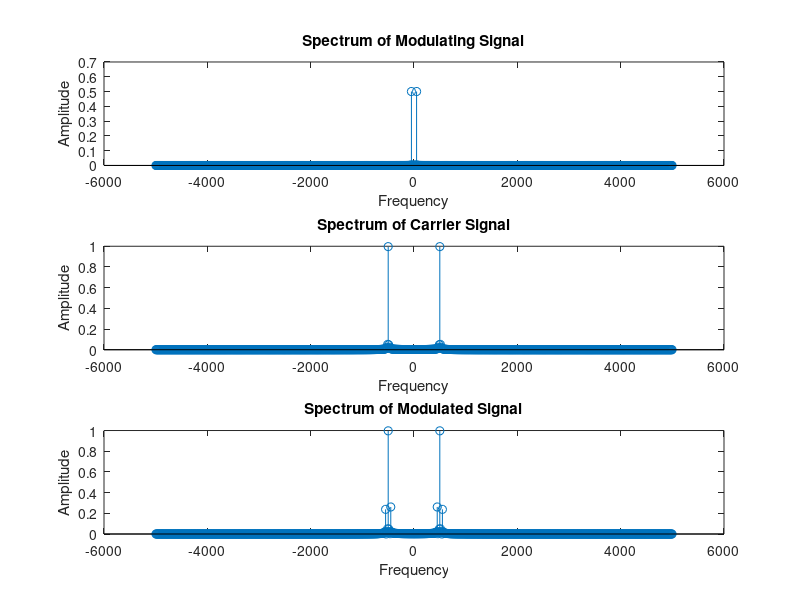

Here is the MATLAB script that generated this plot:
clc;
clear all;
close all;
fs=10000;
Am=1;
fm=50;
fc=500;
t=0:(1/fs):(5/fm);
s=Am*cos(2*pi*fm.*t);
Z=abs(fft(s));
l=length(Z);
f=((((-(l-1)/2)):((l-1)/2)))*(fs/l);
subplot(311)
stem(f,(fftshift(Z)/l))
xlabel('Frequency')
ylabel('Amplitude')
title('Spectrum of Modulating Signal')
Ac=2;
S=Ac*cos(2*pi*fc.*t);
Z1=abs(fft(S));
l1=length(Z1);
subplot(312)
stem(f,(fftshift(Z1)/l1))
xlabel('Frequency')
ylabel('Amplitude')
title('Spectrum of Carrier Signal')
Ma=Am/Ac;
S1=Ac*cos(2*pi*fc*t).*(1+(Ma*cos(2*pi*fm*t)));
Z2=abs(fft(S1));
l2=length(Z2);
subplot(313)
stem(f,(fftshift(Z2)/l2))
xlabel('Frequency')
ylabel('Amplitude')
title('Spectrum of Modulated Signal')
